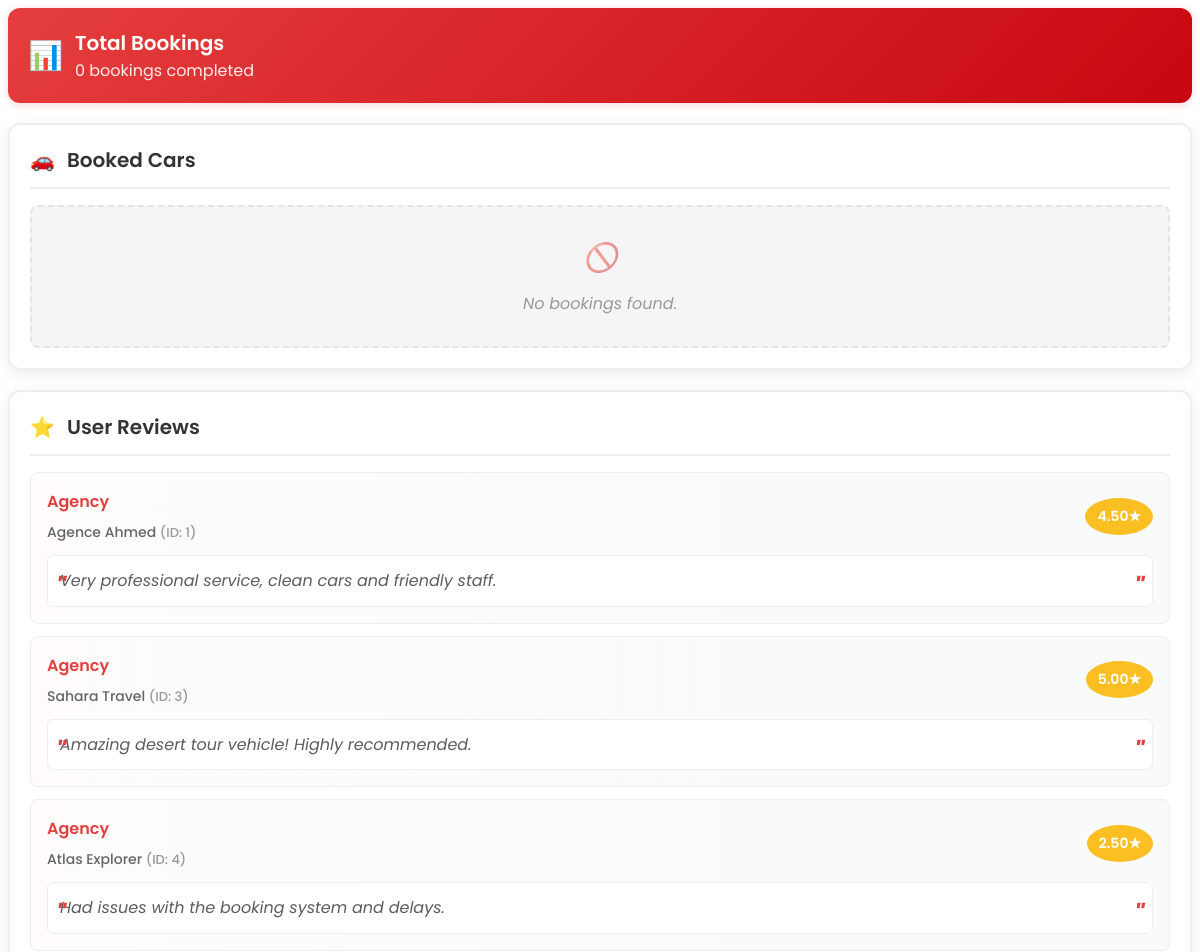
The app's page /api/dashboard/AdminDash/user_details.php?user_id=1 (upper part), older data.
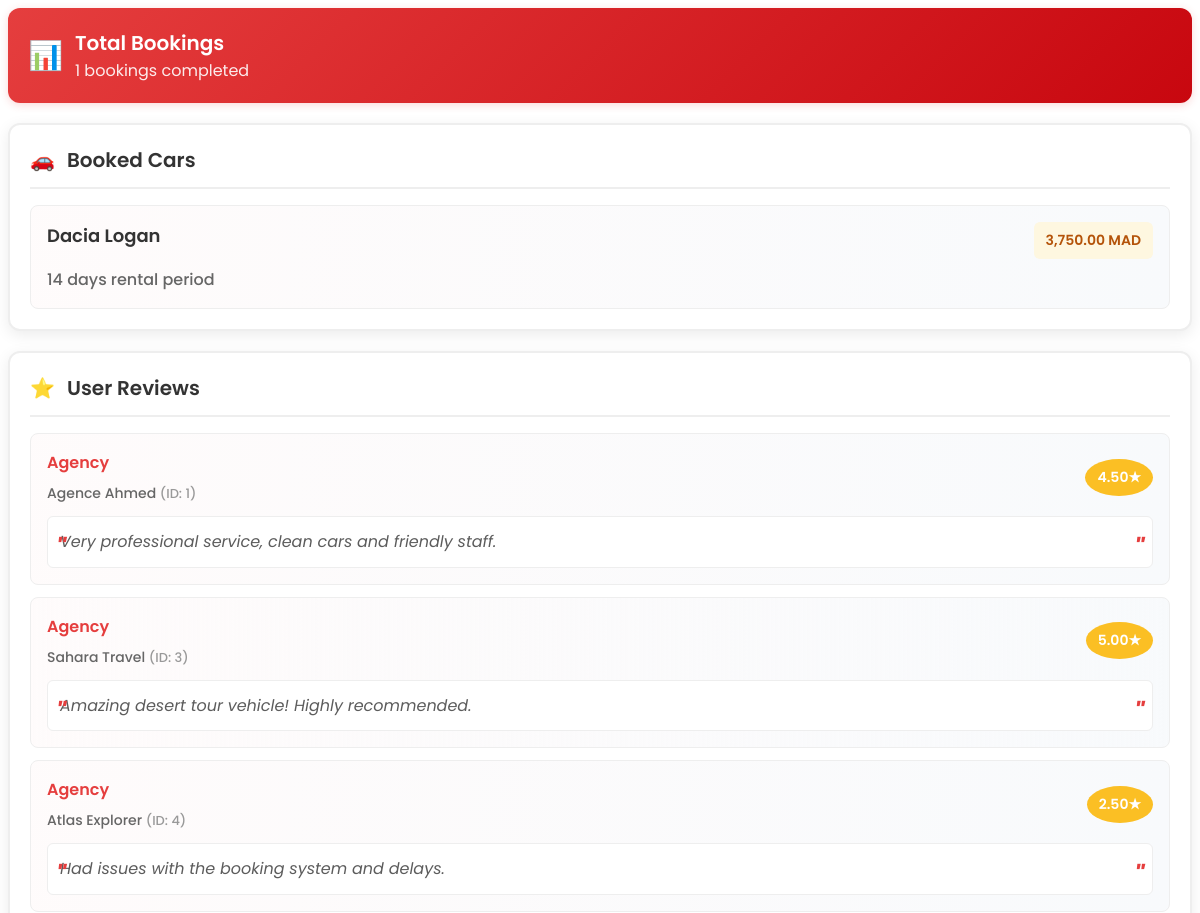
The same page, newer data.
### tables this page shows
CREATE TABLE `booking` (
  `booking_id` int(11) NOT NULL,
  `user_id` int(11) NOT NULL,
  `car_id` int(11) NOT NULL,
  `booking_date` date NOT NULL,
  `status` varchar(15) DEFAULT 'waiting' CHECK (`status` in ('waiting','reserved','canceled','completed')),
  `start_date` date NOT NULL,
  `end_date` date NOT NULL,
  `total_price` decimal(10,2) NOT NULL
);

CREATE TABLE `car` (
  `car_id` int(11) NOT NULL,
  `agency_id` int(11) NOT NULL,
  `car_name` varchar(150) NOT NULL,
  `car_rating` decimal(3,2) NOT NULL,
  `description` text NOT NULL,
  `model` varchar(100) NOT NULL,
  `places` int(11) NOT NULL,
  `brand` varchar(100) NOT NULL,
  `price_per_day` decimal(10,2) NOT NULL,
  `car_type` varchar(150) NOT NULL,
  `availability_status` enum('available','booked') DEFAULT 'available',
  `image_url` varchar(255) NOT NULL,
  `car_fuel` enum('Diesel','Gasoline','Hybrid','Electrical') DEFAULT NULL,
  `kilometers` int(11) NOT NULL,
  `isAutomatic` tinyint(1) NOT NULL DEFAULT 0,
  `status` enum('active','blocked') NOT NULL DEFAULT 'active'
);

### api/dashboard/AdminDash/functions.php (called while the page is built, shortened)
<?php
require_once 'config.php';
function getUserTotalBookings($user_id)
{
    global $pdo;
    $stmt = $pdo->prepare("SELECT COUNT(*) FROM booking WHERE user_id = :user_id");
    $stmt->bindParam(':user_id', $user_id, PDO::PARAM_INT);
    $stmt->execute();
    return $stmt->fetchColumn() ?? 0;
}
function getUserBookedCars($user_id)
{
    global $pdo;
    $stmt = $pdo->prepare("
        SELECT c.car_name, DATEDIFF(b.end_date, b.start_date) AS days, b.total_price
        FROM booking b
        JOIN car c ON b.car_id = c.car_id
        WHERE b.user_id = :user_id
    ");
    $stmt->bindParam(':user_id', $user_id, PDO::PARAM_INT);
    $stmt->execute();
    return $stmt->fetchAll(PDO::FETCH_ASSOC);
}
function getUserReviews($user_id) {
    global $pdo;
    $stmt = $pdo->prepare("
        SELECT 'Agency' AS type, a.name AS target, a.agency_id AS entity_id, ar.rating, ar.review_text
        FROM agency_review ar
        JOIN agency a ON ar.agency_id = a.agency_id
        WHERE ar.user_id = :uid1
        UNION
        SELECT 'Car', c.car_name AS target, c.car_id AS entity_id, cr.rating, cr.review_text
        FROM car_review cr
        JOIN car c ON cr.car_id = c.car_id
        WHERE cr.user_id = :uid2
    ");
    $stmt->bindParam(':uid1', $user_id, PDO::PARAM_INT);
    $stmt->bindParam(':uid2', $user_id, PDO::PARAM_INT);
    $stmt->execute();
    return $stmt->fetchAll(PDO::FETCH_ASSOC);
}
?>

### api/dashboard/AdminDash/user_details.php (the view, shortened to what this page needs)
<?php
require_once 'functions.php';
$user_id = (int) $_GET['user_id'];
$totalBookings = getUserTotalBookings($user_id);
$bookings = getUserBookedCars($user_id);
$reviews = getUserReviews($user_id);
?>
<!DOCTYPE html>
<html lang="en">
<head>
    <link rel="stylesheet" href="css/user_details.css">
</head>
<body>
    <div class="user-details-container">
        <div class="stats-overview">
            <div class="stats-icon">📊</div>
            <div class="stats-content">
                <h3>Total Bookings</h3>
                <p><?= $totalBookings ?> bookings completed</p>
            </div>
        </div>
        <div class="section">
            <div class="section-header">
                <div class="section-icon">🚗</div>
                <h4 class="section-title">Booked Cars</h4>
            </div>
            <?php if ($bookings): ?>
                <ul class="bookings-list">
                    <?php foreach ($bookings as $b): ?>
                        <li class="booking-item">
                            <div class="booking-header">
                                <h5 class="car-name"><?= htmlspecialchars($b['car_name']) ?></h5>
                                <span class="booking-price"><?= number_format($b['total_price'], 2) ?> MAD</span>
                            </div>
                            <div class="booking-duration"><?= $b['days'] ?> days rental period</div>
                        </li>
                    <?php endforeach; ?>
                </ul>
            <?php else: ?>
                <div class="empty-state">
                    <div class="empty-state-icon">🚫</div>
                    <div>No bookings found.</div>
                </div>
            <?php endif; ?>
        </div>
        <div class="section">
            <div class="section-header">
                <div class="section-icon">⭐</div>
                <h4 class="section-title">User Reviews</h4>
            </div>
            <?php if ($reviews): ?>
                <ul class="reviews-list">
                    <?php foreach ($reviews as $r): ?>
                        <li class="review-item">
                            <div class="review-header">
                                <div class="review-type-target">
                                    <span class="review-type"><?= $r['type'] ?></span>
                                    <span class="review-target">
                                        <?= htmlspecialchars($r['target']) ?>
                                        <?php if (isset($r['entity_id'])): ?>
                                            <span style="color: var(--text-muted); font-size: 13px;">
                                                (ID: <?= $r['entity_id'] ?>)
                                            </span>
                                        <?php endif; ?>
                                    </span>
                                </div>
                                <div class="review-rating">
                                    <?= $r['rating'] ?>★
                                </div>
                            </div>
                            <div class="review-text">
                                <?= htmlspecialchars($r['review_text']) ?>
                            </div>
                        </li>
                    <?php endforeach; ?>
                </ul>
            <?php endif; ?>
        </div>
    </div>
</body>
</html>

Row changes from the older to the newer data that the page shows:
added booking: car.car_name "Dacia Logan", total_price "3,750.00", days "14"
Text that changed along with them:
$totalBookings: "0" → "1"
text no longer shown: "🚫 No bookings found."
